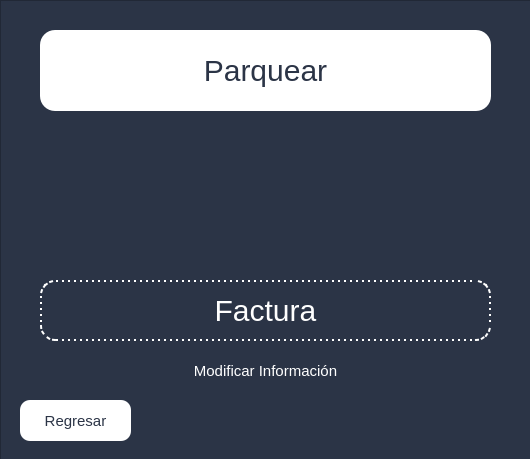
<?xml version="1.0" encoding="UTF-8"?>
<ui version="4.0">
 <class>MainWindow</class>
 <widget class="QMainWindow" name="MainWindow">
  <property name="geometry">
   <rect>
    <x>0</x>
    <y>0</y>
    <width>530</width>
    <height>459</height>
   </rect>
  </property>
  <property name="windowTitle">
   <string>MainWindow</string>
  </property>
  <property name="styleSheet">
   <string notr="true">*{
font-family: segoe ui;
}
QLabel{
font-size: 15px;
color: white;
}
QFrame{
background: #2B3446;
}
#parquearButton{
color: #2B3446;
border-radius: 15px;
background:white;
font-size: 30px;
}
QToolButton{
background: transparent;
border:none;
}
#parquearButton:hover{
background:transparent;
color: white;
border-color: white;
border-radius: 15px;
border-width: 4px;
border-style: solid;
}
#generarFacturaButton{
border-style: dotted;
background: transparent;
color:white;
border-color: white;
border-width:2px;
border-radius: 15px;
font-size: 30px;
}
#generarFacturaButton:hover{
background: white;
color:#2B3446;
border: none
}
#regresarButton{
font-size:15px;
border-radius: 10px;
color: #2B3446;
background:white;
}

#regresarButton:hover{
background:transparent;
color: white;
border-color: white;
border-radius: 10px;
border-width: 2px;
border-style: solid;
}


QLineEdit{
background:transparent;
color: white;
border: none;
border-bottom: 1px solid;
border-color: white;
font-size: 30px;
}
#modificarInfoButton{
font-size:15px;
background: transparent;
color: white;
border: none;
border-radius: 0px;
}
#modificarInfoButton:hover{
text-decoration:underline;
}</string>
  </property>
  <widget class="QWidget" name="centralwidget">
   <widget class="QFrame" name="frame">
    <property name="geometry">
     <rect>
      <x>0</x>
      <y>0</y>
      <width>531</width>
      <height>461</height>
     </rect>
    </property>
    <property name="frameShape">
     <enum>QFrame::StyledPanel</enum>
    </property>
    <property name="frameShadow">
     <enum>QFrame::Raised</enum>
    </property>
    <widget class="QPushButton" name="parquearButton">
     <property name="geometry">
      <rect>
       <x>40</x>
       <y>30</y>
       <width>451</width>
       <height>81</height>
      </rect>
     </property>
     <property name="text">
      <string>Parquear</string>
     </property>
    </widget>
    <widget class="QPushButton" name="generarFacturaButton">
     <property name="geometry">
      <rect>
       <x>40</x>
       <y>280</y>
       <width>451</width>
       <height>61</height>
      </rect>
     </property>
     <property name="text">
      <string>Factura</string>
     </property>
    </widget>
    <widget class="QPushButton" name="modificarInfoButton">
     <property name="geometry">
      <rect>
       <x>170</x>
       <y>360</y>
       <width>191</width>
       <height>21</height>
      </rect>
     </property>
     <property name="text">
      <string>Modificar Información</string>
     </property>
    </widget>
    <widget class="QPushButton" name="regresarButton">
     <property name="geometry">
      <rect>
       <x>20</x>
       <y>400</y>
       <width>111</width>
       <height>41</height>
      </rect>
     </property>
     <property name="text">
      <string>Regresar</string>
     </property>
    </widget>
   </widget>
  </widget>
 </widget>
 <resources>
  <include location="../logo.qrc"/>
  <include location="logo.qrc"/>
 </resources>
 <connections/>
</ui>
